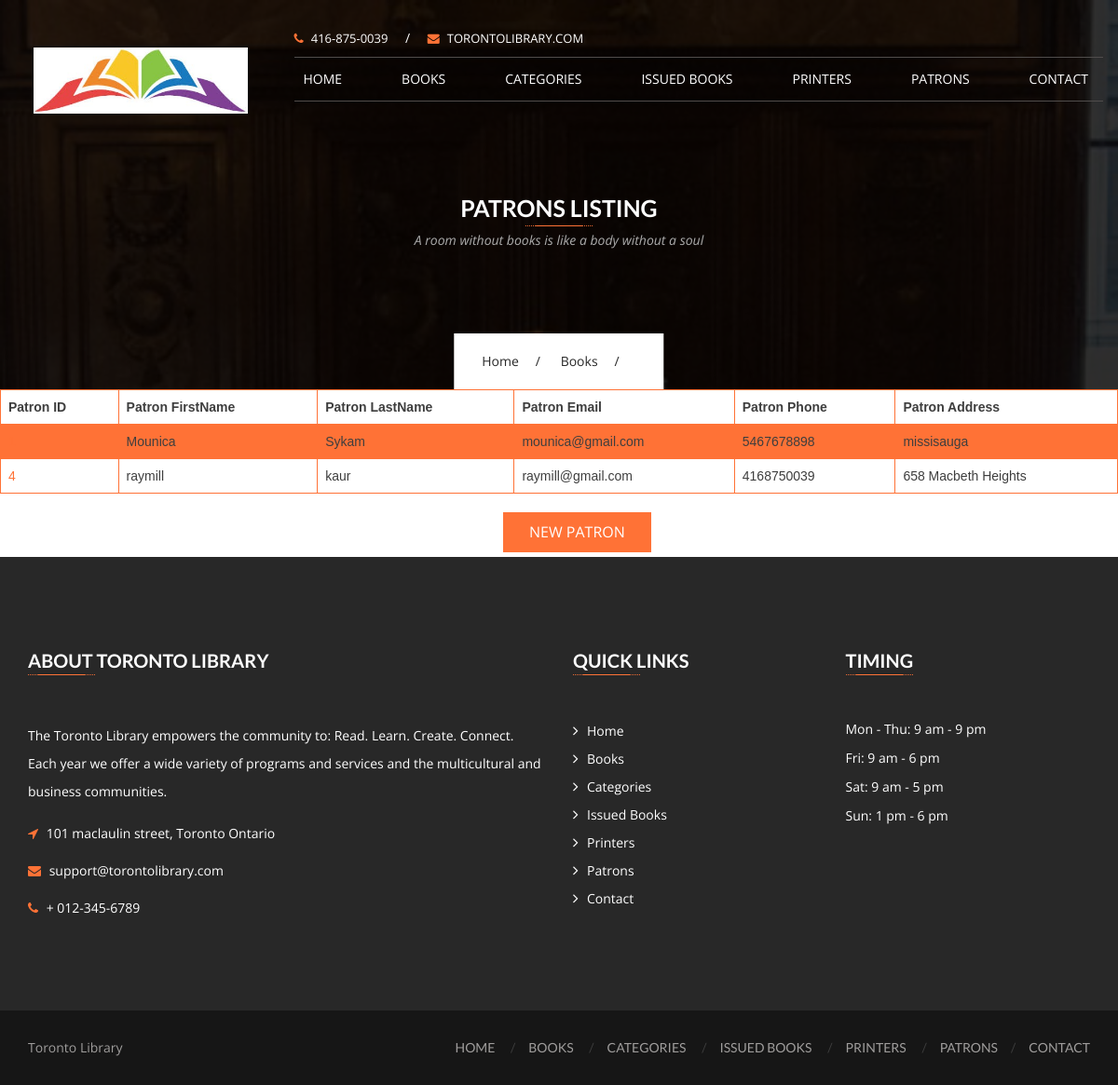
Page /patrons on the committed database.
### Library/models.py (models this page shows, shortened)
class Patron(models.Model):
    patronfname = models.CharField(max_length=200)
    patronlname = models.CharField(max_length=200)
    patronemail = models.EmailField(max_length=70, blank=True)
    patronphone = models.CharField(max_length=12)
    patronaddress = models.CharField(max_length=200)
    class Meta:
      db_table = "patrons"

### Library/views.py (the view)
# urls.py: path('patrons', views.list_patrons, name='list_patrons'),
def list_patrons(request):
    patrons = Patron.objects.all()
    return render(request, 'patrons.html', {'patrons': patrons})

### Library/templates/patrons.html (shortened to what this page needs)
<!DOCTYPE html>
<html lang="en">
<head>
  <head>
    {% load static %}
    <link href="{% static '/css/font-awesome.min.css' %}" rel="stylesheet" type="text/css" />
    <link href="{% static '/css/mmenu.css' %}" rel="stylesheet" type="text/css" />
    <link href="{% static '/css/mmenu.positioning.css' %}" rel="stylesheet" type="text/css" />
    <link href="{% static '/css/style.css' %}" rel="stylesheet" type="text/css" />
  </head>
<body>
  <header id="header-v1" class="navbar-wrapper">
    <div class="container">
      <div class="row">
        <nav class="navbar navbar-default">
          <div class="row">
            <div class="col-md-3">
              <div class="navbar-header">
                <div class="navbar-brand">
                  <h1>
                    <a href="index.html">
                      <img src="{% static 'images/libraria-logo-v1.png' %}" alt="toronto library" />
                    </a>
                  </h1>
                </div>
              </div>
            </div>
            <div class="col-md-9">
              <div class="header-topbar hidden-sm hidden-xs">
                <div class="row">
                  <div class="col-sm-6">
                    <div class="topbar-info">
                      <a href="tel: +1-416-875-0039"><i class="fa fa-phone"></i>416-875-0039</a>
                      <span>/</span>
                      <a href="mailto:mounica.sykam@gmail.com"><i class="fa fa-envelope"></i>torontolibrary.com</a>
                    </div>
                  </div>
                  <div class="col-sm-6">
                  </div>
                </div>
              </div>
              <div class="navbar-collapse hidden-sm hidden-xs">
                <ul class="nav navbar-nav">
                  <li>
                    <a href="{% url 'home' %}">Home</a>
                  </li>
                  <li>
                    <a href="{% url 'list_books' %}">Books</a>
                  </li>
                  <li>
                    <a href="{% url 'list_categories' %}">Categories</a>
                  </li>
                  <li>
                    <a href="{% url 'issuedbooks' %}">Issued Books</a>
                  </li>
                  <li>
                    <a href="{% url 'list_publishers' %}">Printers</a>
                  </li>
                  <li><a href="{% url 'list_patrons' %}">Patrons</a></li>
                  <li><a href="{% url 'contact' %}">Contact</a></li>
                </ul>
              </div>
            </div>
          </div>
        </nav>
      </div>
    </div>
  </header>
        <section class="page-banner services-banner">
          <div class="container">
              <div class="banner-header">
                  <h2>Patrons Listing</h2>
                  <span class="underline center"></span>
                  <p class="lead">A room without books is like a body without a soul</p>
              </div>
              <div class="breadcrumb">
                  <ul>
                      <li><a href="{ url 'home' %}">Home</a></li>
                      <li><a href="{% url 'list_books' %}">Books</a></li>
                  </ul>
              </div>
          </div>
      </section>
  <div id="content" class="site-content">
    <div id="primary" class="content-area">
      <main id="main" class="site-main">
    <table>
        <tr>
            <th>Patron ID</th>
            <th>Patron FirstName</th>
            <th>Patron LastName</th>
            <th>Patron Email</th>
            <th>Patron Phone</th>
            <th>Patron Address</th>
        </tr>
        {% for patron in patrons %}
        <tr>
            <td> <a href="{% url 'update_patron' patron.id %}">{{ patron.id }}</a></td>
                <td> {{ patron.patronfname }}</td>
                <td> {{ patron.patronlname }}</td>
                <td>{{ patron.patronemail }}</td>
                <td>{{ patron.patronphone }}</td>
                <td>{{ patron.patronaddress }}</td>
        </tr>
        {% endfor %}
    </table>
    <div class="slide-buttons hidden-sm hidden-xs">
      <a href="{% url 'create_patrons' %}" class="btn btn-primary"
        style="position: relative; margin-left:45%; margin-bottom:5px">New Patron</a>
    </div>
  </div>
</div>
<footer class="site-footer">
<div class="container">
<div id="footer-widgets">
  <div class="row">
    <div class="col-md-6 col-sm-6 widget-container">
      <div id="text-2" class="widget widget_text">
        <h3 class="footer-widget-title">About Toronto Library</h3>
        <span class="underline left"></span>
        <div class="textwidget">
          The Toronto Library empowers the community to: Read. Learn. Create. Connect. Each
          year we offer a wide variety of programs and services and the multicultural and business
          communities.
        </div>
        <address>
          <div class="info">
            <i class="fa fa-location-arrow"></i>
            <span>101 maclaulin street, Toronto Ontario</span>
          </div>
          <div class="info">
            <i class="fa fa-envelope"></i>
            <span><a href="mailto:mounica.sykam@gmail.com">support@torontolibrary.com</a></span>
          </div>
          <div class="info">
            <i class="fa fa-phone"></i>
            <span><a href="tel:012-345-6789">+ 012-345-6789</a></span>
          </div>
        </address>
      </div>
    </div>
    <div class="col-md-3 col-sm-6 widget-container">
      <div id="nav_menu-2" class="widget widget_nav_menu">
        <h3 class="footer-widget-title">Quick Links</h3>
        <span class="underline left"></span>
        <div class="menu-quick-links-container">
          <ul id="menu-quick-links" class="menu">
            <li><a href="{% url 'home' %}">Home</a> </li>
            <li><a href="{% url 'list_books' %}">Books</a> </li>
            <li><a href="{% url 'list_categories' %}">Categories</a> </li>
            <li><a href="{% url 'issuedbooks' %}">Issued Books</a> </li>
            <li><a href="{% url 'list_publishers' %}">Printers</a> </li>
            <li><a href="{% url 'list_patrons' %}">Patrons</a></li>
            <li><a href="{% url 'contact' %}">Contact</a></li>
          </ul>
        </div>
      </div>
    </div>
    <div class="col-md-3 col-sm-6 widget-container">
      <div id="text-4" class="widget widget_text">
        <h3 class="footer-widget-title">Timing</h3>
        <span class="underline left"></span>
        <div class="timming-text-widget">
          <time datetime="2017-02-13">Mon - Thu: 9 am - 9 pm</time>
          <time datetime="2017-02-13">Fri: 9 am - 6 pm</time>
          <time datetime="2017-02-13">Sat: 9 am - 5 pm</time>
          <time datetime="2017-02-13">Sun: 1 pm - 6 pm</time>
        </div>
      </div>
    </div>
  </div>
</div>
</div>
<div class="sub-footer">
<div class="container">
  <div class="row">
    <div class="footer-text col-md-3">
      <p>Toronto Library</p>
    </div>
    <div class="col-md-9 pull-right">
      <ul>
        <li><a href="{% url 'home' %}">Home</a> </li>
        <li><a href="{% url 'list_books' %}">Books</a> </li>
        <li><a href="{% url 'list_categories' %}">Categories</a> </li>
        <li><a href="{% url 'issuedbooks' %}">Issued Books</a> </li>
        <li><a href="{% url 'list_publishers' %}">Printers</a> </li>
        <li><a href="{% url 'list_patrons' %}">Patrons</a></li>
        <li><a href="{% url 'contact' %}">Contact</a></li>
      </ul>
    </div>
  </div>
</div>
</div>
</footer>
</body>
</html>

### Library/templates/patrons.html (style rules this page uses)
table { font-family: arial, sans-serif; border-collapse: collapse; width: 100%; }
td, th { border: 1px solid #ff7236; ; text-align: left; padding: 8px; }
tr:nth-child(even) { background-color: #ff7236; ; }

### rows in the picture
Patron: patronfname "Mounica", patronlname "Sykam", patronemail "mounica@gmail.com", patronphone "5467678898", patronaddress "missisauga"
Patron: id "4", patronfname "raymill", patronlname "kaur", patronemail "raymill@gmail.com", patronphone "4168750039", patronaddress "658 Macbeth Heights"
